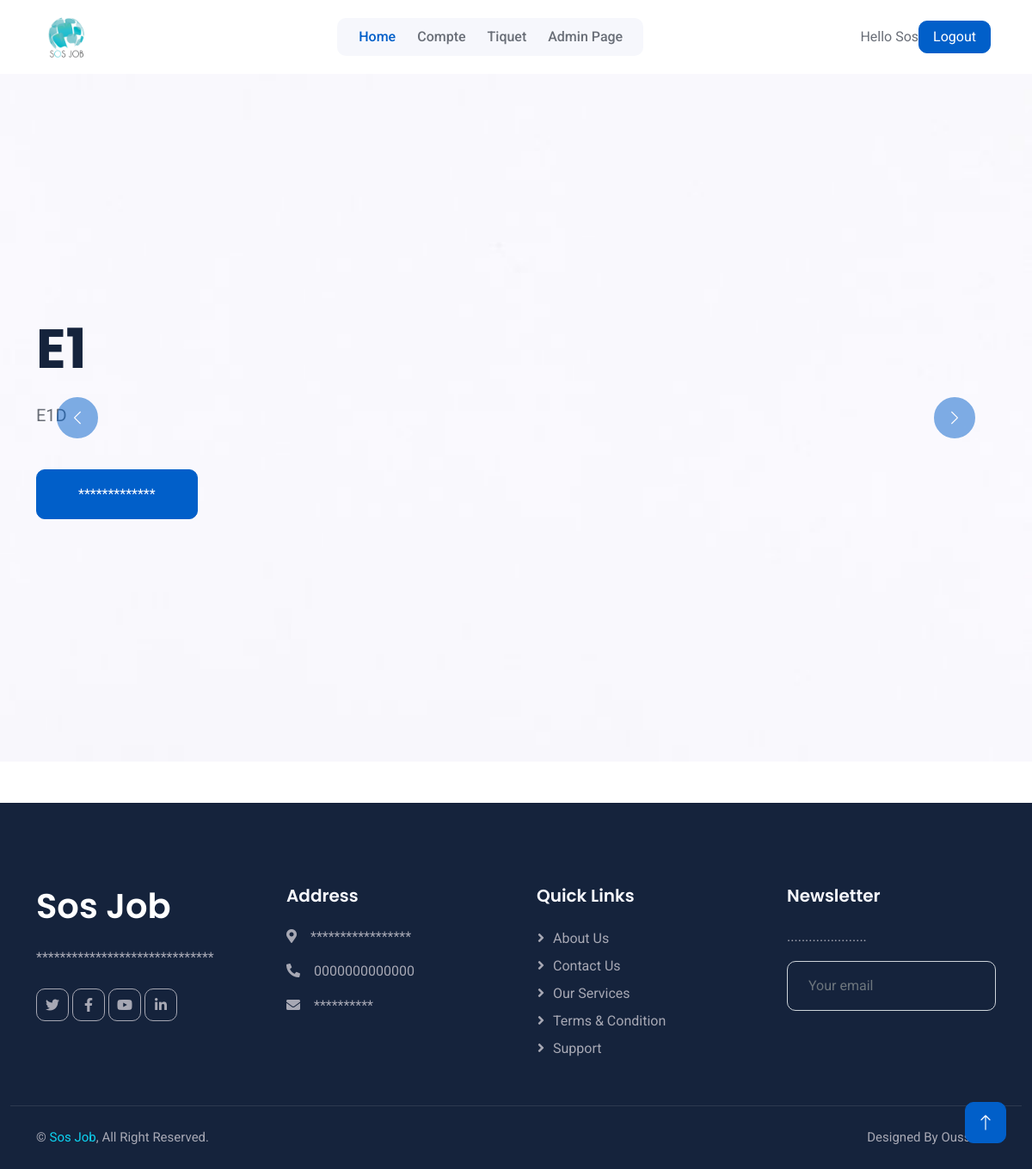
The app's page / (signed in) with its own data.
### admin_Sos/models.py (models this page shows)
class Event(models.Model):
    Statut= (
        ('ELEVE','ELEVE'),
        ('MOYENE','MOYENE'),
        ('FAIBLE','FAIBLE'),
    )
    Name=models.CharField(null=True, blank=True,max_length=100)
    Description=models.CharField(null=True, blank=True,max_length=1000)
    priorite=models.CharField(null=True, blank=True,max_length=100,choices=Statut)
    image=models.ImageField(null=True, blank=True)
    Date_debut = models.DateField(null=True,blank=True)
    Date_fin = models.DateField(null=True,blank=True)

### admin_Sos/views.py (the view)
# urls.py: path('', views.IndexView, name='home'),
def IndexView(request):
    current_date = datetime.now().date()
    events = Event.objects.filter(Date_debut__lte=current_date, Date_fin__gte=current_date)
    print(events.count())
    events_eleve = []
    events_moyen = []
    events_faible = []
    for event in events:
        if event.priorite == "ELEVE":
            events_eleve.append(event)
        elif event.priorite == "MOYENE":
            events_moyen.append(event)
        elif event.priorite == "FAIBLE":
            events_faible.append(event)
    events_selected = []
    events_selected.extend(events_eleve[:4])
    events_selected.extend(events_moyen[:4 - len(events_selected)])
    events_selected.extend(events_faible[:4 - len(events_selected)])
    context = {
        'events': events_selected,
    }
    return render(request, 'Agent/index.html', context)

### Templates/Agent/index.html (shortened to what this page needs)
{% extends 'Agent/Base/homebase.html' %}
{% block body %}{% include 'Agent/content/content_index.html'%}{% endblock  %}

### Templates/Agent/Base/header.html (shortened to what this page needs)
{% load static %}
<body>
  <nav
    class="navbar navbar-expand-lg bg-white navbar-light sticky-top px-4 px-lg-5"
  >
    <a href="{% url 'home' %}" class="navbar-brand d-flex align-items-center">
      <h1 class="m-0">
        <img
          class="img-fluid me-3"
          src="{% static 'Site de Societe/img/icon/icon_1.jpg' %}"
          alt=""
        />
      </h1>
    </a>
    <div class="collapse navbar-collapse" id="navbarCollapse">
      <div class="navbar-nav mx-auto bg-light rounded pe-4 py-3 py-lg-0">
        <a href="{% url 'home' %}" class="nav-item nav-link active">Home</a>
        <a href="{% url 'Userpage' %}" class="nav-item nav-link">Compte</a>
        <a href="{% url 'Tiquet' %}" class="nav-item nav-link">Tiquet</a>
        <a href="{% url 'home_admin' %}" class="nav-item nav-link">Admin Page</a>
      </div>
    </div>
    {% if request.user.is_authenticated%}
    <div> Hello {{request.user}}</a></div>
    <a href="{% url 'logout' %}" class="btn btn-primary px-3 d-none d-lg-block">Logout</a>
    {% endif %}
  </nav>

### Templates/Agent/content/content_index.html (shortened to what this page needs)
{% load static %}
    <div class="container-fluid p-0 mb-5 wow fadeIn" data-wow-delay="0.1s">
      <div id="header-carousel" class="carousel slide" data-bs-ride="carousel">
        <div class="carousel-inner">
          {% for event in events %}
          <div class="carousel-item {% if forloop.first %} active{% endif %}">
            <img class="w-100" src="{{event.image.url}}" alt="Image"/>
            <div class="carousel-caption">
              <div class="container">
                <div class="row">
                  <div class="col-12 col-lg-6">
                    <h1 class="display-3 text-dark mb-4 animated slideInDown">
                      {{event.Name}}
                    </h1>
                    <p class="fs-5 text-body mb-5">
                      {{event.Description}}
                    </p>
                    <a href="" class="btn btn-primary py-3 px-5">*************</a>
                  </div>
                </div>
              </div>
            </div>
          </div>
          {% endfor %}
        </div>
        <button
          class="carousel-control-prev"
          type="button"
          data-bs-target="#header-carousel"
          data-bs-slide="prev"
        >
          <span class="carousel-control-prev-icon" aria-hidden="true"></span>
        </button>
        <button
          class="carousel-control-next"
          type="button"
          data-bs-target="#header-carousel"
          data-bs-slide="next"
        >
          <span class="carousel-control-next-icon" aria-hidden="true"></span>
        </button>
      </div>
    </div>

### static/Site de Societe/css/style.css (style rules this page uses)
:root { --primary: #015FC9; --secondary: #0DD3F1; --light: #F6F7FC; --dark: #15233C; }
.btn { transition: .5s; }
.btn.btn-primary, .btn.btn-outline-primary:hover, .btn.btn-secondary, .btn.btn-outline-secondary:hover { color: #FFFFFF; }
.navbar.sticky-top { top: -100px; transition: .5s; }
.navbar .navbar-brand img { max-height: 60px; }
.navbar .navbar-nav .nav-link { margin-left: 25px; padding: 10px 0; color: #696E77; font-weight: 500; outline: none; }
.navbar .navbar-nav .nav-link:hover, .navbar .navbar-nav .nav-link.active { color: var(--primary); }
.carousel-caption { top: 0; left: 0; right: 0; bottom: 0; display: flex; align-items: center; text-align: start; z-index: 1; }
.carousel-control-prev, .carousel-control-next { width: 15%; }
.carousel-control-prev-icon, .carousel-control-next-icon { width: 3rem; height: 3rem; background-color: var(--primary); border: 15px solid var(--primary); border-radius: 50px; }

### records on screen
Event: image (picture), Name "E1", Description "E1D"

### other values on screen
{{ request.user }} "Sos"
